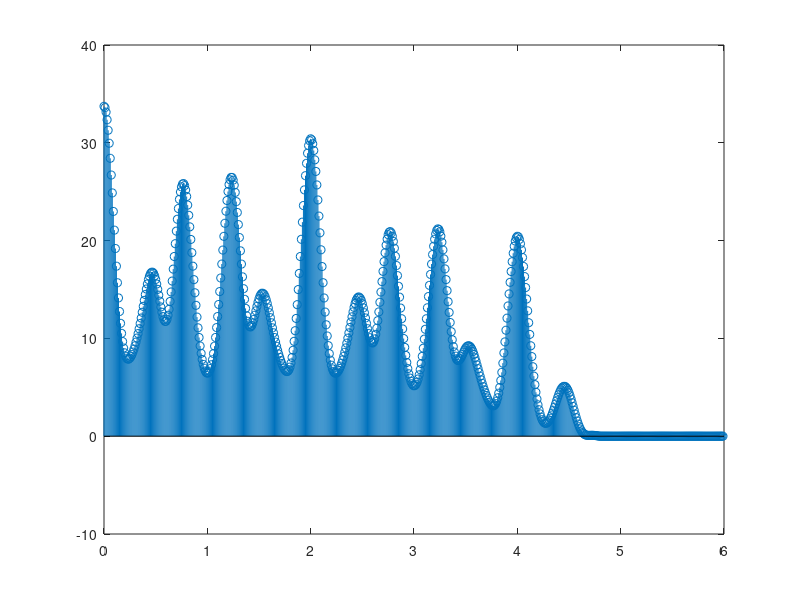

This chart was generated by the following MATLAB code:
clc;
clear all;
close all;

%%%%%%%%%%%%%%%%%%%%%%%%%%%%%%%%%%%%%%%%%%%%%%%%%%%%%%
%  Part 1
%%%%%%%%%%%%%%%%%%%%%%%%%%%%%%%%%%%%%%%%%%%%%%%%%%%%%%
% load('signal.mat');
% figure();
% plot(z(:,1), z(:,2));
% title('Time  Domain  Signal  with  Signal  Sampling  Period  N = 200');
%%%%%%%%%%%%%%%%%%%%%%%%%%%%%%%%%%%%%%%%%%%%%%%%%%%%%%
%  Part 1
%%%%%%%%%%%%%%%%%%%%%%%%%%%%%%%%%%%%%%%%%%%%%%%%%%%%%%

%%%%%%%%%%%%%%%%%%%%%%%%%%%%%%%%%%%%%%%%%%%%%%%%%%%%%%
%  Part 2
%%%%%%%%%%%%%%%%%%%%%%%%%%%%%%%%%%%%%%%%%%%%%%%%%%%%%%
% load('signal.mat');
% Ts = 0.01;              % <--- Sampling period
% y = fft(z(:,2));        % <--- 
% fs = 1/Ts;              % <--- Sampling Frequency
% 
% n = length(z(:,2));     % <--- Number of samples in the signal
% fshift = (-n/2:(n/2)-1)*(fs/n); % <--- x axis frequency (Hz)
% yshift = fftshift(y);   % <--- shifted fft around 0 frequency
% figure();
% stem(fshift, abs(yshift));
% title('Stem Plot of Frequency Spectrum');
%%%%%%%%%%%%%%%%%%%%%%%%%%%%%%%%%%%%%%%%%%%%%%%%%%%%%%
%  Part 2
%%%%%%%%%%%%%%%%%%%%%%%%%%%%%%%%%%%%%%%%%%%%%%%%%%%%%%

%%%%%%%%%%%%%%%%%%%%%%%%%%%%%%%%%%%%%%%%%%%%%%%%%%%%%%
%  Part 2 Adding Frequency Bins
%%%%%%%%%%%%%%%%%%%%%%%%%%%%%%%%%%%%%%%%%%%%%%%%%%%%%%
% figure();
% sig = cos(2*pi*1.*z(:,1)) + cos(2*pi*1.5.*z(:,1)) ...
%     + cos(2*pi*2.*z(:,1)) + cos(2*pi*2.5.*z(:,1)) ...
%     + cos(2*pi*4.*z(:,1));
% plot(z(:,1), sig);
% title('Frequency Bins Added Together to Reproduce Fundamental Frequency');
%%%%%%%%%%%%%%%%%%%%%%%%%%%%%%%%%%%%%%%%%%%%%%%%%%%%%%
%  Part 2 Adding Frequency Bins
%%%%%%%%%%%%%%%%%%%%%%%%%%%%%%%%%%%%%%%%%%%%%%%%%%%%%%

%%%%%%%%%%%%%%%%%%%%%%%%%%%%%%%%%%%%%%%%%%%%%%%%%%%%%%
%  Part 3
%%%%%%%%%%%%%%%%%%%%%%%%%%%%%%%%%%%%%%%%%%%%%%%%%%%%%%
% load('signal.mat');
% Ts = 0.01;
% fs = 1/Ts;
% for i=481:600    % <--- for loop to replace last 120 with zeros
%     z(i, 2) = 0; % <--- Replace with zeros
% end
% 
% figure();
% plot(z(:,1), z(:,2));
% title('Time  Domain  Signal  with  Last 120 Samples Replaced With Zeros(0)');
% y = fft(z(:,2));
% n = length(z(:,2));
% fshift = (-n/2:(n/2)-1)*(fs/n);
% yshift = fftshift(y);
% figure();
% stem(fshift, abs(yshift));
% title('Magnitude Spectrum with Spectral Leakage');
%%%%%%%%%%%%%%%%%%%%%%%%%%%%%%%%%%%%%%%%%%%%%%%%%%%%%%
%  Part 3
%%%%%%%%%%%%%%%%%%%%%%%%%%%%%%%%%%%%%%%%%%%%%%%%%%%%%%

%%%%%%%%%%%%%%%%%%%%%%%%%%%%%%%%%%%%%%%%%%%%%%%%%%%%%%
%  Part 4
%%%%%%%%%%%%%%%%%%%%%%%%%%%%%%%%%%%%%%%%%%%%%%%%%%%%%%
load('signal.mat');
Ts = 0.01;
fs = 1/Ts;
for i=481:600    % <--- for loop to replace last 120 with zeros
    z(i, 2) = 0; % <--- Replace with zeros
end

[c, lags] = xcorr(z(:,2), 'unbiased');
figure();
stem(lags(600:1199)*Ts, c(600:1199));
%%%%%%%%%%%%%%%%%%%%%%%%%%%%%%%%%%%%%%%%%%%%%%%%%%%%%%
%  Part 4
%%%%%%%%%%%%%%%%%%%%%%%%%%%%%%%%%%%%%%%%%%%%%%%%%%%%%%
